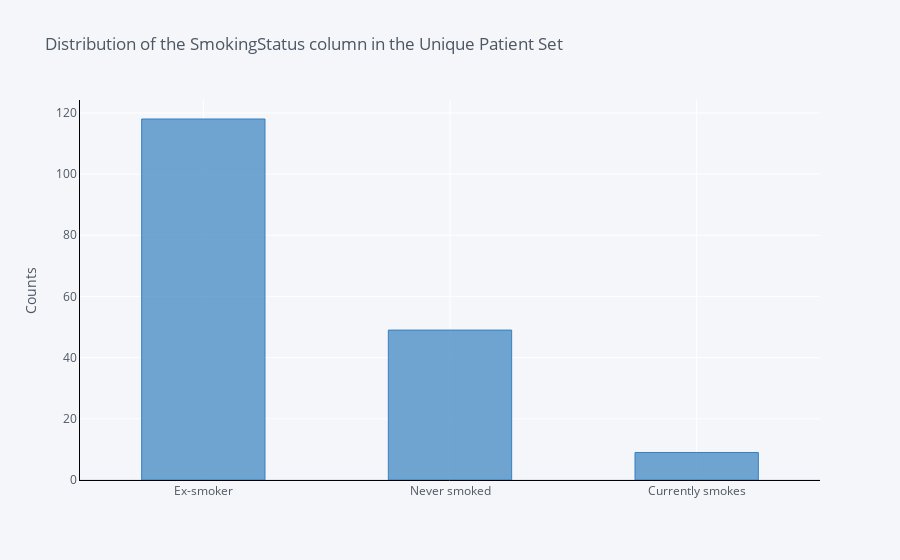

Notebook cell for this chart:
### Code cell
patient_df['SmokingStatus'].value_counts().iplot(kind='bar',
                                              yTitle='Counts', 
                                              linecolor='black', 
                                              opacity=0.7,
                                              color='blue',
                                              theme='pearl',
                                              bargap=0.5,
                                              gridcolor='white',
                                              title='Distribution of the SmokingStatus column in the Unique Patient Set')

### Figure 1 — Plotly figure (JSON) as saved in the notebook; plotly's stock layout.template omitted (floating-point values rounded to 4 significant figures)
{"data": [{"marker": {"color": "rgba(55, 128, 191, 0.7)", "line": {"color": "rgba(55, 128, 191, 1.0)", "width": 1}}, "name": "SmokingStatus", "orientation": "v", "text": "", "type": "bar", "x": ["Ex-smoker", "Never smoked", "Currently smokes"], "y": [118, 49, 9]}], "layout": {"bargap": 0.5, "legend": {"bgcolor": "#F5F6F9", "font": {"color": "#4D5663"}}, "paper_bgcolor": "#F5F6F9", "plot_bgcolor": "#F5F6F9", "title": {"font": {"color": "#4D5663"}, "text": "Distribution of the SmokingStatus column in the Unique Patient Set"}, "xaxis": {"gridcolor": "white", "linecolor": "black", "showgrid": true, "tickfont": {"color": "#4D5663"}, "title": {"font": {"color": "#4D5663"}, "text": ""}, "zerolinecolor": "#E1E5ED"}, "yaxis": {"gridcolor": "white", "linecolor": "black", "showgrid": true, "tickfont": {"color": "#4D5663"}, "title": {"font": {"color": "#4D5663"}, "text": "Counts"}, "zerolinecolor": "#E1E5ED"}}}
